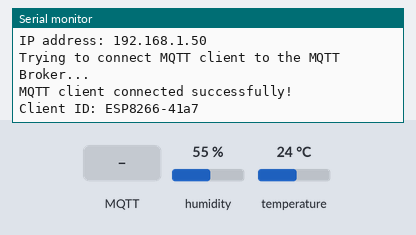
Bench run of a sketch on a simulated ESP8266 (NodeMCU). Shown: the last lines printed to the serial monitor. The test bench sets the inputs (shaded band); at power-on: humidity 55 %, temperature 24 °C. WiFi joins after 1.5 s; servers stay silent unless stated; random numbers use the default seed unless the sketch sets one; no MQTT or app messages arrive unless stated.

Above: at 2.9 s.
3.0 s: MQTT message "1" arrives on the first subscribed topic
At 4.2 s:
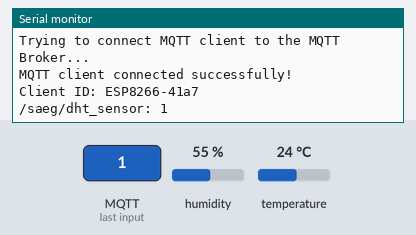
4.5 s: MQTT message "on" arrives on the first subscribed topic
At 5.4 s:
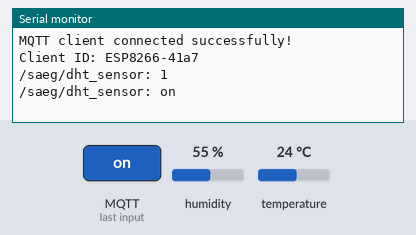
6.0 s: MQTT message "off" arrives on the first subscribed topic
At 6.5 s:
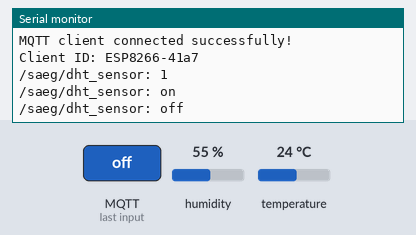

Measured:
- after the input at 3.0 s, the serial monitor: prints a new line at once (image 1)
- after the input at 4.5 s, the serial monitor: prints a new line at once (image 2)
- after the input at 6.0 s, the serial monitor: prints a new line at once (image 3)

The sketch:

json.ino
```cpp
#include <DHT.h>
#include <ArduinoJson.h>
#include "WiFi.h"
#include "MQTT.h"

#define NET_SSID        "saeg2019"
#define NET_PASS        "semsenha"
#define MQTT_SERV       "iotsaeg.nc2.iff.edu.br"
#define MQTT_USER       "saeg"
#define MQTT_PASS       "semsenha"
#define MQTT_PORT       1883
#define TOPIC           "/saeg/dht_sensor"

DHT dht(D5, DHT11);

float humidity = 0.0;
float temperature = 0.0;

void setup() {
  Serial.begin(9600);
  dht.begin();
}

void loop() {
  if (!wifiConnected()) {
    if (connectWifi(NET_SSID, NET_PASS)) {
      connectMQTT(MQTT_SERV, MQTT_PORT, MQTT_USER, MQTT_PASS);
      subscribeTopic(TOPIC);
    }
  } else if (!MQTTLoop()) {
    connectMQTT(MQTT_SERV, MQTT_PORT, MQTT_USER, MQTT_PASS);
    subscribeTopic(TOPIC);
  } else {
    publishTopic(TOPIC, createJson(dht.readTemperature(), dht.readHumidity()));
  }
}

char* createJson(float temperatura, float umidade){
  StaticJsonDocument<500> doc;
  doc["sensor"] = "DHT11";
  doc["typeSensor"]="TempHum";
  doc["time"]="1234567890";
  JsonArray values = doc.createNestedArray("data");
  values.add(temperatura);
  values.add(umidade);
  char json[256];
  serializeJson(doc, json);;
  return json;
}

void MQTTCallback(char* topic, byte* payload, unsigned int length) {
  String message = "";
  for (int i = 0; i < length; i++) {
     message += (char)payload[i];
  }
  Serial.print(topic);
  Serial.print(": ");
  Serial.println(message);
  delay(1000);
}
```

MQTT.h
```cpp
#include <PubSubClient.h>

WiFiClient wifiClient;
PubSubClient MQTTClient(wifiClient);

void MQTTCallback(char* topic, byte* payload, unsigned int length);

void connectMQTT(char* broker, int port, char* user, char* pass) {
  MQTTClient.setServer(broker, port);
  MQTTClient.setCallback(MQTTCallback);
  while (!MQTTClient.connected()) {
    Serial.println("Trying to connect MQTT client to the MQTT Broker...");
    String clientID = "ESP8266-";
    clientID += String(random(0xffff), HEX);
    if (MQTTClient.connect(clientID.c_str(), user, pass)) {
      Serial.println("MQTT client connected successfully!");
      Serial.print("Client ID: ");
      Serial.println(clientID);
    } else {
      Serial.println("MQTT connection error. Trying again...");
      delay(1000);
    }
  }
}

void subscribeTopic(char* topic) {
  MQTTClient.subscribe(topic);
}

void publishTopic(char* topic, char* payload) {
  MQTTClient.publish(topic, payload);
}

boolean MQTTLoop() {
  return MQTTClient.loop();
}
```

WiFi.h
```cpp
#include <ESP8266WiFi.h>

boolean wifiConnected() {
  return (WiFi.status() == WL_CONNECTED);
}

boolean connectWifi(String ssid, String password) {
  Serial.println("Trying to connect");
  WiFi.begin(ssid, password);

  int countDelay = 0;
  while ((!wifiConnected()) && (countDelay < 10) ) {
    delay(1000);
    Serial.print(".");
    countDelay++;
  }

  if (!wifiConnected()) {
    Serial.println("Wifi connection error. Trying again...");
    delay(1000);
    return false;
  }

  Serial.println("Wifi connected successfully!");
  Serial.print("IP address: ");
  Serial.println(WiFi.localIP());
  return true;
}
```
